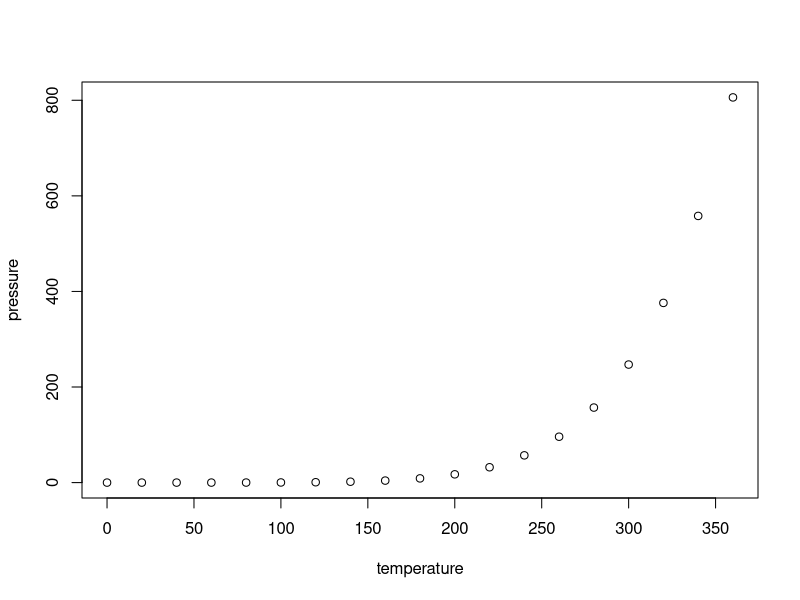
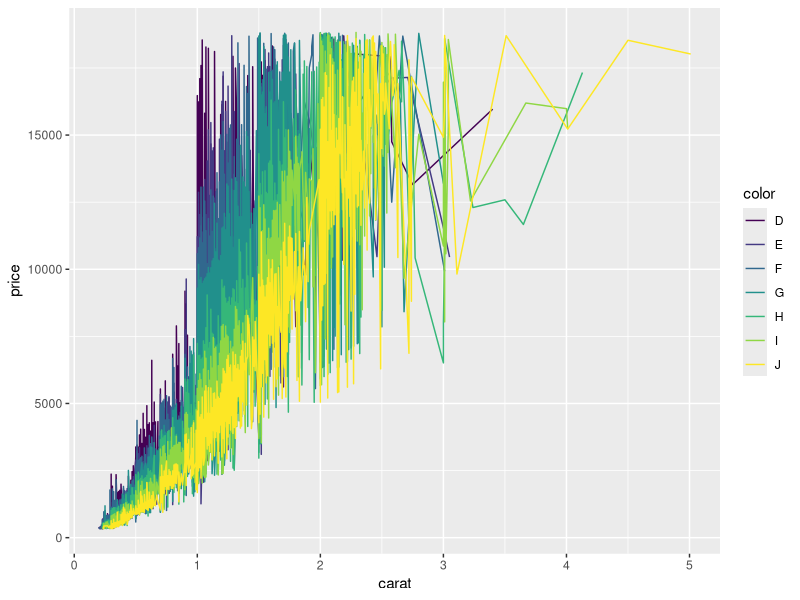

Reproduce these figures in R, in order.
## ---- chunk 1
knitr::opts_chunk$set(echo = TRUE)
## ---- chunk 2
library(tidyverse)
summary(cars)
## ---- chunk 3
plot(pressure)

diamonds %>% 
  ggplot(aes(x = carat, y = price, colour = color)) +
  geom_line()
